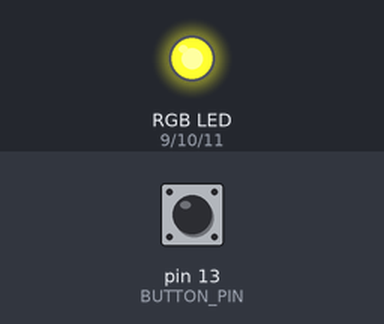
Bench run of a sketch on a simulated Arduino Uno, built with avr-gcc and run on an emulated ATmega328P. Shown: an RGB LED mixed from three pins (HIGH = lit). The inputs (shaded band) are chosen by the test bench; at power-on: pin 13 (BUTTON_PIN) LOW. What the sketch prints to the serial monitor is not drawn.

Above: at 1.2 s.
1.3 s: pin 13 (BUTTON_PIN) pulled HIGH for 0.15 s
At 2.0 s:
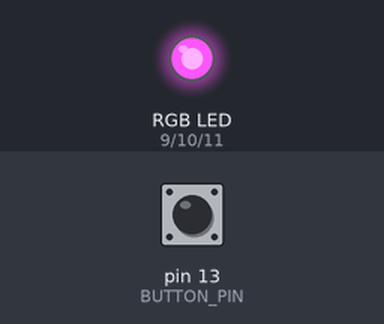
4.3 s: pin 13 (BUTTON_PIN) pulled HIGH for 1 s
At 5.1 s:
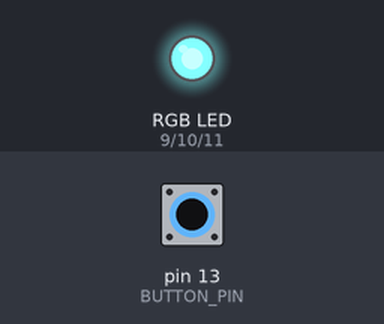
7.3 s: pin 13 (BUTTON_PIN) pulsed HIGH 5 times (0.12 s each, 0.3 s apart)
At 10.1 s:
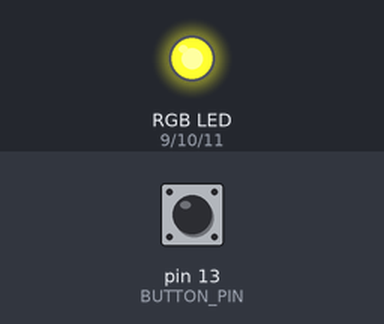
10.3 s: pin 13 (BUTTON_PIN) pulled HIGH for 0.15 s
At 11.0 s:
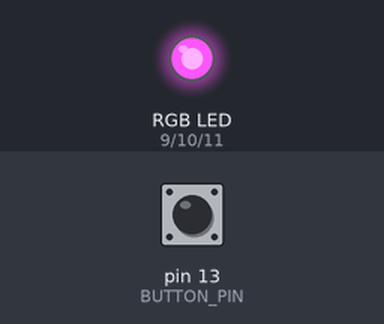
13.3 s: pin 13 (BUTTON_PIN) pulsed HIGH 2 times (0.12 s each, 0.3 s apart)
At 15.6 s:
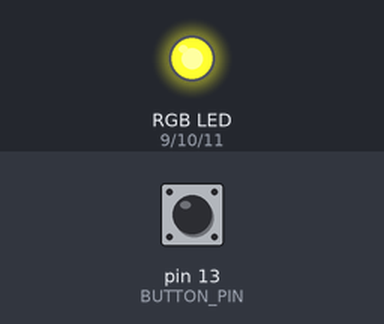
16.3 s: pin 13 (BUTTON_PIN) pulled HIGH for 3.2 s
At 17.3 s:
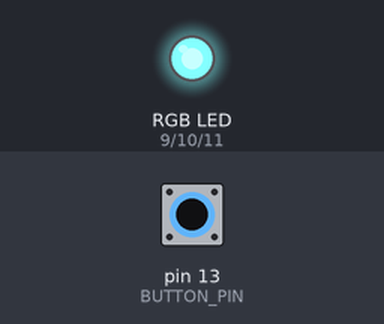
Timing chart, 0 to 21.8 s (numbered marks = the images above; inputs shaded):
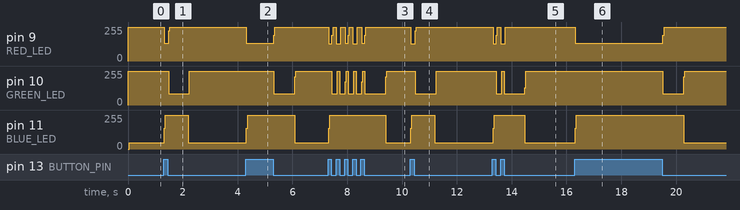

Measured:
- after the input at 1.3 s, pin 9 (RED_LED): 255/255 → 132/255 at once, → 255/255 0.16 s later; pin 10 (GREEN_LED): 255/255 → 86/255 after 0.18 s, → 255/255 0.76 s later; pin 11 (BLUE_LED): 48/255 → 255/255 at once, → 47/255 0.88 s later
- after the input at 4.3 s, pin 9 (RED_LED): 255/255 → 132/255 at once, → 255/255 1.0 s later; pin 10 (GREEN_LED): 255/255 → 86/255 after 1.0 s, → 255/255 0.76 s later; pin 11 (BLUE_LED): 47/255 → 255/255 at once, → 48/255 1.8 s later
- after the input at 7.3 s, pin 11 (BLUE_LED): 48/255 → 255/255 at once, → 48/255 2.1 s later
- after the input at 10.3 s, pin 9 (RED_LED): 255/255 → 131/255 at once, → 255/255 0.16 s later; pin 10 (GREEN_LED): 255/255 → 86/255 after 0.18 s, → 255/255 0.76 s later; pin 11 (BLUE_LED): 48/255 → 255/255 at once, → 48/255 0.88 s later
- after the input at 13.3 s, pin 9 (RED_LED): 255/255 → 131/255 at once, → 255/255 0.12 s later, → 128/255 0.16 s later, → 255/255 0.16 s later; pin 10 (GREEN_LED): 255/255 → 86/255 after 0.14 s, → 255/255 0.20 s later, → 83/255 0.08 s later, → 255/255 0.76 s later; pin 11 (BLUE_LED): 48/255 → 255/255 at once, → 48/255 1.2 s later
- after the input at 16.3 s, pin 9 (RED_LED): 255/255 → 132/255 at once, → 255/255 3.2 s later; pin 10 (GREEN_LED): 255/255 → 86/255 after 3.2 s, → 255/255 0.76 s later; pin 11 (BLUE_LED): 48/255 → 255/255 at once, → 48/255 4.0 s later

The sketch:

morse_simple.ino
```cpp
const int RED_LED = 9;
const int GREEN_LED = 10;
const int BLUE_LED = 11;

const int BUTTON_PIN = 13;

#define ON LOW
#define OFF HIGH
#define DEPRESSED HIGH

const int dot_time = 300;
const int word_interval = 750;

void setup() {
  Serial.begin(9600);

  pinMode(RED_LED, OUTPUT);
  pinMode(GREEN_LED, OUTPUT);
  pinMode(BLUE_LED, OUTPUT);
  turnOffAllLEDs();

  pinMode(BUTTON_PIN, INPUT);

  randomSeed(analogRead(0));
}

enum state_t { waiting, reading, dd };
state_t state = waiting;
unsigned long press_start = 0;
unsigned long read_end = 0;

void loop() {
  unsigned long curr_time = millis();

  // STATE MACHINE FOR READING
  if (digitalRead(BUTTON_PIN) == DEPRESSED) {
    if (state == waiting || state == reading) {
      press_start = millis();
      state = dd;
    }
  } else {
    if (state == dd) {
      if (curr_time > press_start + dot_time) {
        Serial.print('_');
      } else {
        Serial.print('.');
      }
      state = reading;
      read_end = curr_time;
    } else if (state == reading) {
      if (curr_time > read_end + word_interval) {
        state = waiting;
        Serial.print('\n');
      }
    }
  }

  // DISPLAY STATE
  turnOffAllLEDs();
  if (state == waiting) {
    digitalWrite(BLUE_LED, ON);
  } else if (state == reading) {
    digitalWrite(GREEN_LED, ON);
  } else if (state == dd) {
    digitalWrite(RED_LED, ON);
  }
}

void turnOffAllLEDs() {
    digitalWrite(RED_LED, OFF);
    digitalWrite(GREEN_LED, OFF);
    digitalWrite(BLUE_LED, OFF);
}
```
